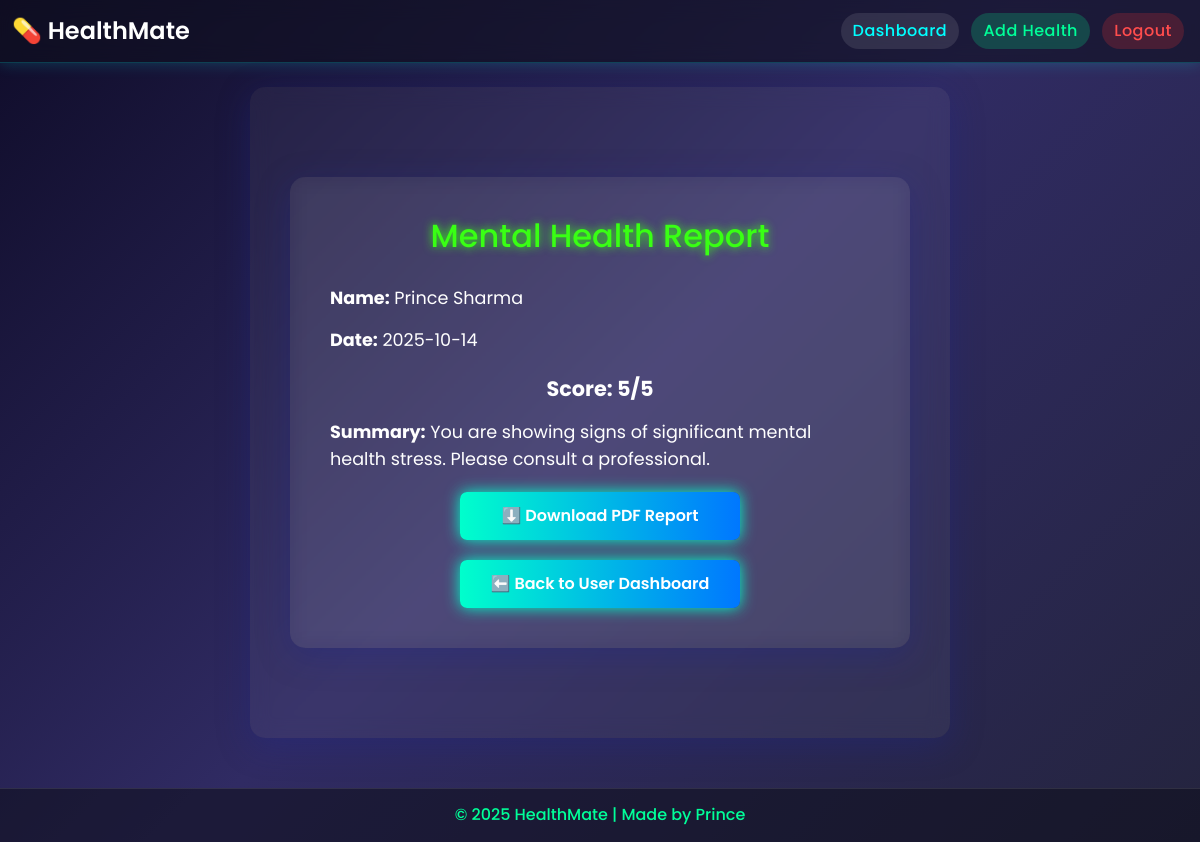
The app's page /mental_health_report/2 (signed in) with its own data.
### app.py (models this page shows)
class User(db.Model, UserMixin):
    id = db.Column(db.Integer, primary_key=True)
    name = db.Column(db.String(100), nullable=False)
    email = db.Column(db.String(100), unique=True, nullable=False)
    password = db.Column(db.String(200), nullable=False)
    is_admin = db.Column(db.Boolean, default=False)
    health_records = db.relationship('HealthRecord', backref='user', lazy=True)
    mental_health_records = db.relationship('MentalHealthRecord', backref='user', lazy=True)

class MentalHealthRecord(db.Model):
    id = db.Column(db.Integer, primary_key=True)
    user_id = db.Column(db.Integer, db.ForeignKey('user.id'))
    date = db.Column(db.DateTime, default=datetime.utcnow)
    q1 = db.Column(db.String(3))  # 'yes' or 'no'
    q2 = db.Column(db.String(3))
    q3 = db.Column(db.String(3))
    q4 = db.Column(db.String(3))
    q5 = db.Column(db.String(3))
    score = db.Column(db.Integer)
    summary = db.Column(db.String(500))

### app.py (the view)
@app.route('/mental_health_report/<int:record_id>')
@login_required
def mental_health_report(record_id):
    record = MentalHealthRecord.query.get_or_404(record_id)
    if record.user_id != current_user.id:
        abort(403)
    return render_template('mental_health_report.html', record=record, name=current_user.name)

### app.py (called while the page is built)
@login_manager.user_loader
def load_user(user_id):
    return User.query.get(int(user_id))

### templates/mental_health_report.html (shortened to what this page needs)
{% extends "base.html" %}
{% block content %}
<div class="container">
  <h2>Mental Health Report</h2>
  <p><strong>Name:</strong> {{ name }}</p>
  <p><strong>Date:</strong> {{ record.date.strftime('%Y-%m-%d') }}</p>
  <p class="score">Score: {{ record.score }}/5</p>
  <p><strong>Summary:</strong> {{ record.summary }}</p>
  <a href="{{ url_for('download_mental_health_pdf', record_id=record.id) }}" class="btn-glow">⬇️ Download PDF Report</a>
  <a href="{{ url_for('dashboard') }}" class="btn-glow">⬅️ Back to User Dashboard</a>
</div>
{% endblock %}

### templates/base.html (style rules this page uses)
body { font-family: 'Poppins', sans-serif; background: radial-gradient(circle at top left, #0d0d0d, #090a1a, #0b0c25); color: #fff; min-height: 100vh; margin: 0; display: flex; flex-direction: column; overflow-x: hidden; }
.container { animation: fadeIn 1.2s ease; flex: 1 0 auto; }

### templates/mental_health_report.html (style rules this page uses)
body { background: linear-gradient(135deg, #0f0c29, #302b63, #24243e); color: #fff; font-family: 'Poppins', sans-serif; min-height: 100vh; }
.container { max-width: 700px; margin: 50px auto; background: rgba(255, 255, 255, 0.05); padding: 40px; border-radius: 15px; box-shadow: 0 8px 32px rgba(31, 38, 135, 0.37); backdrop-filter: blur(10px); -webkit-backdrop-filter: blur(10px); }
h2 { text-align: center; color: #39ff14; text-shadow: 0 0 10px #39ff14; margin-bottom: 30px; }
p { font-size: 1.1rem; margin: 15px 0; line-height: 1.5; }
.score { font-weight: bold; font-size: 1.3rem; text-align: center; margin-top: 20px; }
.btn-glow { background: linear-gradient(90deg, #00ffcc, #0077ff); border: none; color: white; font-weight: 600; box-shadow: 0px 0px 15px #00ffcc; transition: 0.3s; padding: 12px; border-radius: 7px; cursor: pointer; text-align: center; display: block; width: 100%; max-width: 280px; margin: 20px auto 0; text-decoration: none; }

### records on screen
User: name "Prince Sharma"
MentalHealthRecord: date "2025-10-14", score "5", summary "You are showing signs of significant mental health stress. Please consult a professional."
